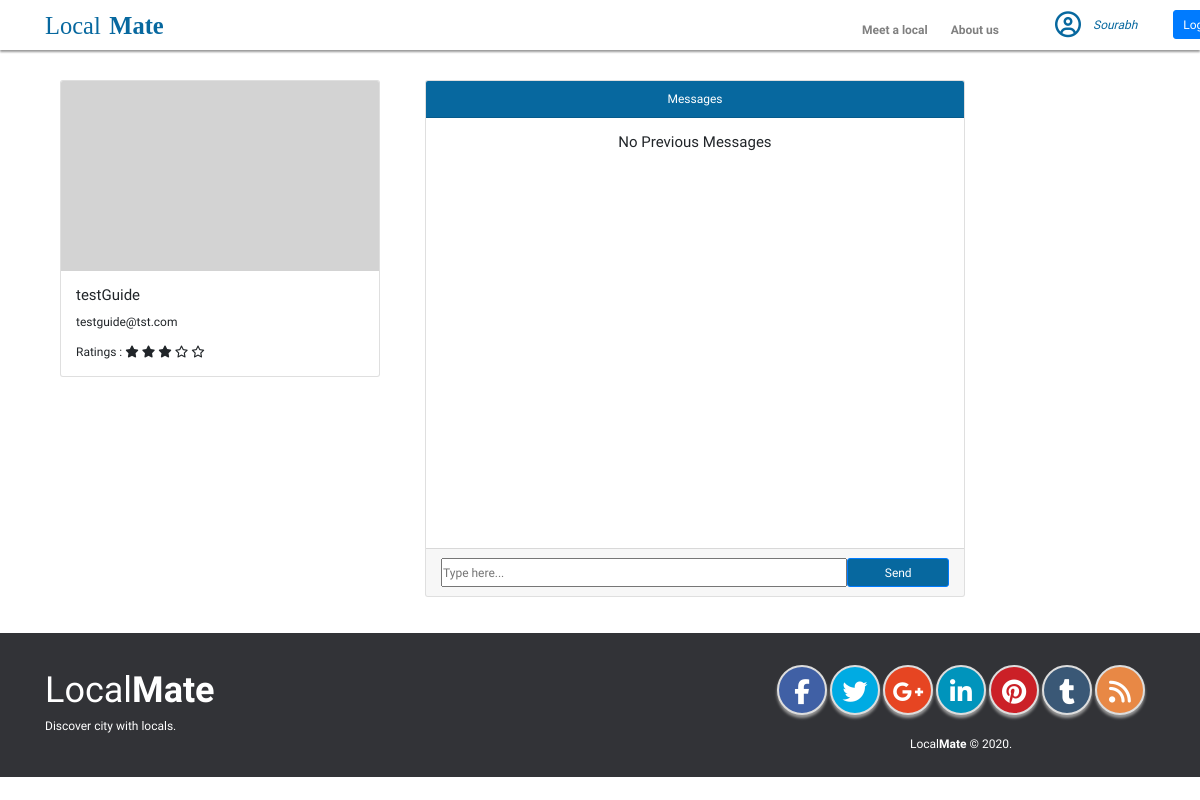
Page /conversations?q=2 (signed in) on the earlier database version.
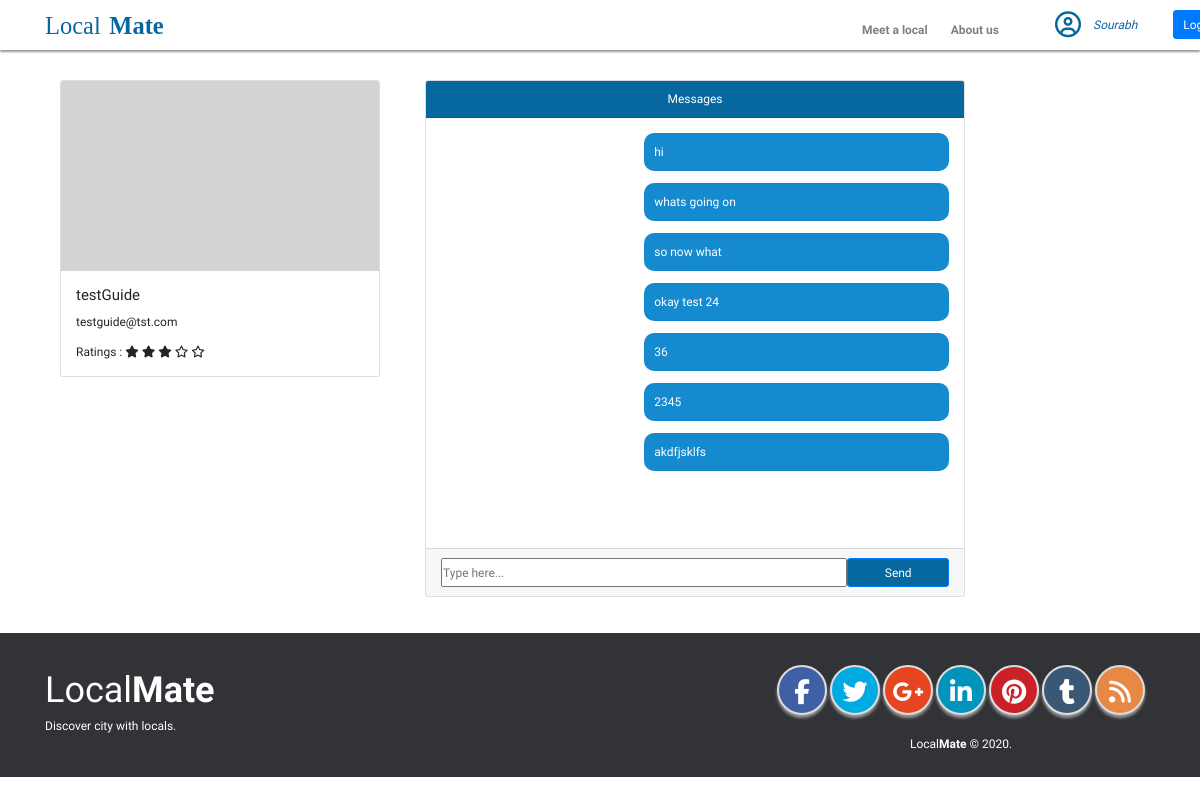
Same page on the later database version.
### mainApp/models.py (models this page shows, shortened)
class User(models.Model):
    name = models.CharField(max_length=30)
    email = models.CharField(max_length=120)
    password = models.CharField(max_length=120)
    profile = models.CharField(max_length=250,default='')
    isGuide = models.BooleanField(default=False)

class Conversations(models.Model):
    trip = models.ForeignKey(Trips, on_delete=models.CASCADE, default=None, related_name='%(class)s_requests_created')
    sender = models.ForeignKey(User, on_delete=models.CASCADE, related_name='%(class)s_requests_created')
    receiver = models.ForeignKey(User, on_delete=models.CASCADE)
    time = models.DateTimeField(auto_now=True)
    message = models.TextField()

### mainApp/views.py (the view)
# urls.py: path('conversations', views.conversations, name='conversations'),
def conversations(request):
    tripId = request.GET.get('q')
    trip = Trips.objects.get(id=tripId)
    conversations = Conversations.objects.filter(trip=trip)
    user_id = request.session['userid']
    conversation_exists = False
    if conversations.count() != 0:
        conversation_exists = True
    if trip.creator.id == user_id:
        sender_id = user_id
        receiver_id = trip.guide.user.id
    else :
        sender_id = trip.guide.user.id
        receiver_id = user_id
    receiver = User.objects.get(id=receiver_id)
    return render(request, 'message/message.html', context={
        "conversations": conversations,
        "sender_id": sender_id,
        "trip_id": tripId,
        "receiver_id": receiver_id,
        "receiver": receiver,
        "conversations_exists": conversation_exists
    })

### templates/message/message.html (shortened to what this page needs)
{% extends 'includes/base.html' %}
{% block content %}
<div style="height:80px;"></div>
<div class="container">
    <div class="row">
        <div class="col-md-4">
            <div class="col-md-12">
                <div class="card" style="width: 100%;">
                    <div class="card-img-top" style="background-color: lightgrey;">
                        <div
                            style="width: 100%,290px; height: 190px; max-height: 190px; background-image: url('{{receiver.profile}}');background-size: cover;background-position: center;background-repeat: no-repeat;">
                        </div>
                    </div>
                    <div class="card-body">
                        <h5 class="card-title">{{ receiver.name }}</h5>
                        <p class="card-text">{{receiver.email}}</p>
                        <p class="card-text">Ratings :
                            {% with ''|center:5 as range %}
                            {% for _ in range %}
                            {% if forloop.counter <= 3 %}
                            <i class="fa fa-star"></i>
                            {% else %}
                            <i class="fa fa-star-o"></i>
                            {% endif %}
                            {% endfor %}
                            {% endwith %}
                        </p>
                    </div>
                </div>
            </div>
        </div>
        <div class="col-md-6">
            <div class="card text-center">
                <div class="card-header" style="background-color:  #07689F;color:white;">
                    Messages
                </div>
                <div class="card-body text-left">
                    <div style="min-height:400px;height:100%;width:100%;overflow-y: scroll;">
                        {% if conversations_exists %}
                        {% for message in conversations%}
                        {% if sender_id == message.sender.id %}
                            <div class="d-flex justify-content-end">
                                <p style="width:60%; padding:10px;border-radius:10px;background:rgb(22, 138, 206);color:white;">
                                {{ message.message }}
                                </p>
                            </div>
                        {% endif %}
                        {% endfor %}
                        {% else  %}
                            <h5 class="card-title text-center">No Previous Messages</h5>
                        {% endif %}
                    </div>
                </div>
                <div class="card-footer text-muted">
                    <form action="{% url 'send' %}" method="POST">
                        <div class="d-flex justify-content-between">
                            <input type="text" style="width: 80%;" name="message" placeholder="Type here...">
                            <button type="submit" style="width: 20%;background:  #07689F;" class="btn btn-primary">Send</button>
                        </div>
                    </form>
                </div>
            </div>
        </div>
        <div class="col-md-2">
        </div>
    </div>
</div>
{% endblock %}

### templates/includes/base.html (shortened to what this page needs)
<!doctype html>
<html lang="en">
<head>
    {% load staticfiles %}
    <link rel="stylesheet" href="{% static 'css/bootstrap.min.css' %}">
    <link rel="stylesheet" href="https://cdnjs.cloudflare.com/ajax/libs/font-awesome/4.7.0/css/font-awesome.min.css">
    <link rel="stylesheet" href="{%  static 'css/style.css' %}">
</head>
<body>
    <nav>
        <div class="container">
            <div class="wrapper">
                <div class="left">
                    <img class="logo" src="{% static 'images/LOGO.svg' %}" />
                </div>
                <div class="right">
                    <div class="mr-5">
                        <a href="meet.html" class="link">Meet a local</a>
                        <a href="about.html" class="link">About us</a>
                    </div>
                    {% if isAuthenticated == True %}
                        <button class="connect mx-2" onclick="window.location.href = `{% url 'login' %}`;">CONNECT</button>
                        <button class="signup mx-2 " onclick="window.location.href = `{% url 'signup'%}?q=True`;">SIGN UP AS
                        A LOCAL</button>
                    {% else %}
                        <div class="d-flex align-items-center" style="max-width:100px;">
                            <i style="font-size: 26px;color: #07689F;" class="fa fa-user-circle-o mr-3"></i>
                            <i><a style="text-decoration: none;color:  #07689F;" href="{% url 'profile' %}" class="mr-5">Sourabh</a></i>
                            <form action="{% url 'logout' %}" method="POST">
                                <button class="btn btn-primary" type="submit">Logout</button>
                            </form>
                        </div>
                    {% endif %}
                </div>
            </div>
        </div>
    </nav>
    {% block content %}
    {% endblock %}
    <footer>
        <div class="container">
            <div class="content">
                <div>
                    <span class="logo">Local<b>Mate</b></span>
                    <p>Discover city with locals.</p>
                </div>
                <div>
                    <div id="social">
                        <a class="facebookBtn smGlobalBtn" href="#"></a>
                        <a class="twitterBtn smGlobalBtn" href="#"></a>
                        <a class="googleplusBtn smGlobalBtn" href="#"></a>
                        <a class="linkedinBtn smGlobalBtn" href="#"></a>
                        <a class="pinterestBtn smGlobalBtn" href="#"></a>
                        <a class="tumblrBtn smGlobalBtn" href="#"></a>
                        <a class="rssBtn smGlobalBtn" href="#"></a>
                    </div>
                    <p align="center">Local<strong>Mate</strong> &copy; 2020.</p>
                </div>
            </div>
        </div>
    </footer>
</body>
</html>

### static/css/style.css (style rules this page uses)
* { padding: 0; margin: 0; font-family: 'Montserrat', sans-serif; font-size: 12px; font-weight: 400; box-sizing: border-box; }
nav { width:100%; padding-top: 10px; padding-bottom: 10px; box-shadow: 0 2px 2px rgba(0,0,0,0.4); position: fixed; left:0; top:0; background-color: white; z-index: 1000; }
nav .wrapper { display: flex; justify-content: space-between; align-content: center; }
nav .left .logo { height: 2.5em; }
nav .right { display: flex; align-items: baseline; }
nav .right .link { font-weight: 600; margin-right: 20px; color: grey; }
footer { background-color: #323337; color: white; padding: 1% 12px; }
footer .content { display: flex; justify-content: space-between; align-items: center; }
footer .content .logo { font-size: 36px; font-weight: 400; }
footer .content .logo b { font-size: 36px; font-weight: bolder; }
footer #social { margin: 20px 10px; text-align: center; }
footer .smGlobalBtn { display: inline-block; position: relative; cursor: pointer; width: 50px; height: 50px; border:2px solid #ddd; box-shadow: 0 3px 3px #999; padding: 0px; text-decoration: none; text-align: center; color: #fff; font-size: 25px; font-weight: normal; line-height: 2em; border-radius: 27px; -moz-border-radius:27px; -webkit-border-radius:27px; }
footer .facebookBtn { background: #4060A5; }
footer .facebookBtn:before { font-family: "FontAwesome"; content: "\f09a"; }
footer .twitterBtn { background: #00ABE3; }
footer .twitterBtn:before { font-family: "FontAwesome"; content: "\f099"; }
footer .googleplusBtn { background: #e64522; }
footer .googleplusBtn:before { font-family: "FontAwesome"; content: "\f0d5"; }
footer .linkedinBtn { background: #0094BC; }
footer .linkedinBtn:before { font-family: "FontAwesome"; content: "\f0e1"; }
footer .pinterestBtn { background: #cb2027; }
footer .pinterestBtn:before { font-family: "FontAwesome"; content: "\f0d2"; }
footer .tumblrBtn { background: #3a5876; }
footer .tumblrBtn:before { font-family: "FontAwesome"; content: "\f173"; }
footer .rssBtn { background: #e88845; }
footer .rssBtn:before { font-family: "FontAwesome"; content: "\f09e"; }

Differences in the rows shown:
added Conversations: message "hi"
added Conversations: message "whats going on"
added Conversations: message "so now what"
added Conversations: message "okay test 24"
added Conversations: message "36"
added Conversations: message "2345"
added Conversations: message "akdfjsklfs"
Other differences:
text no longer shown: "No Previous Messages"
